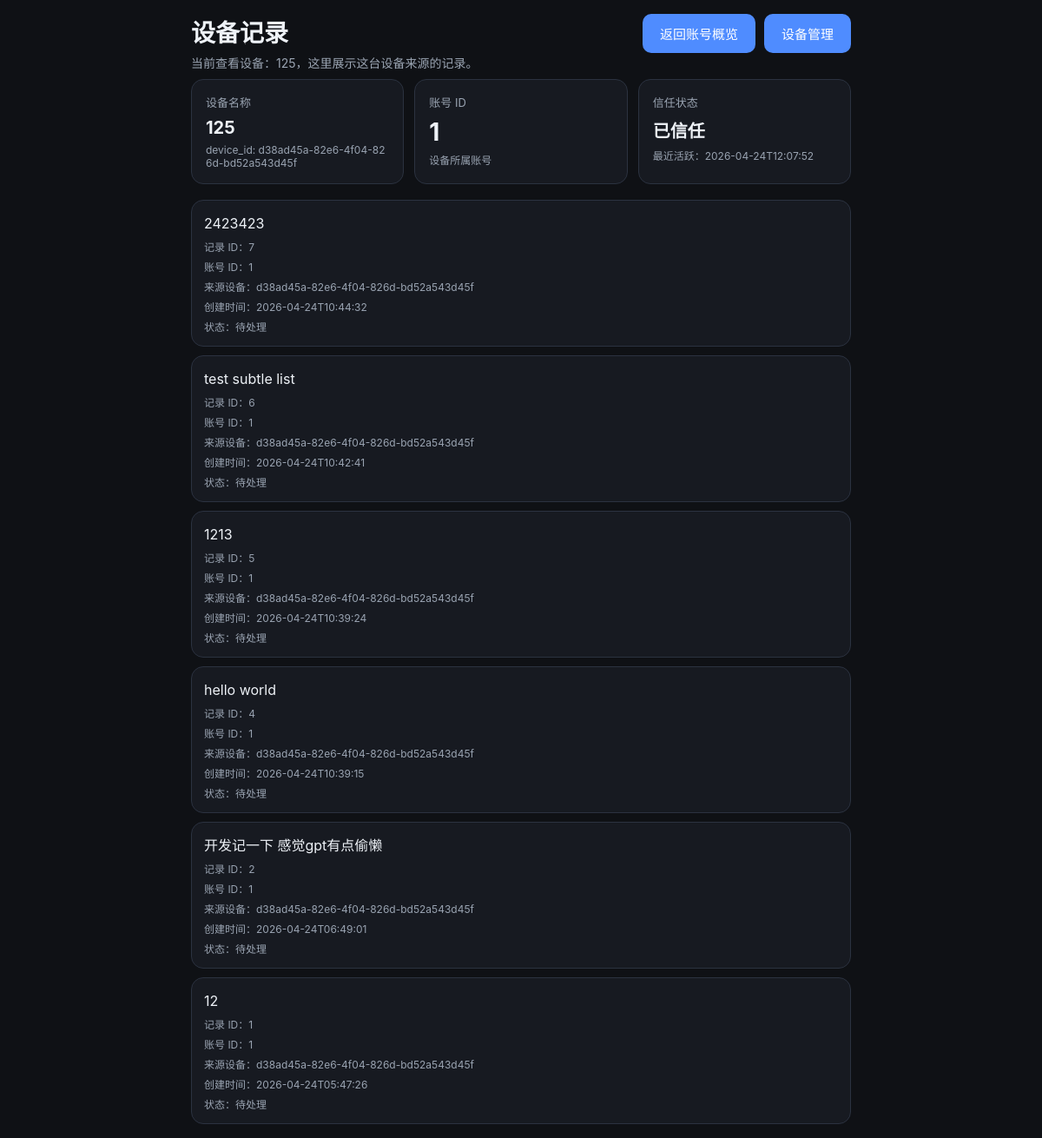
The app's page /devices/d38ad45a-82e6-4f04-826d-bd52a543d45f/items, older data.
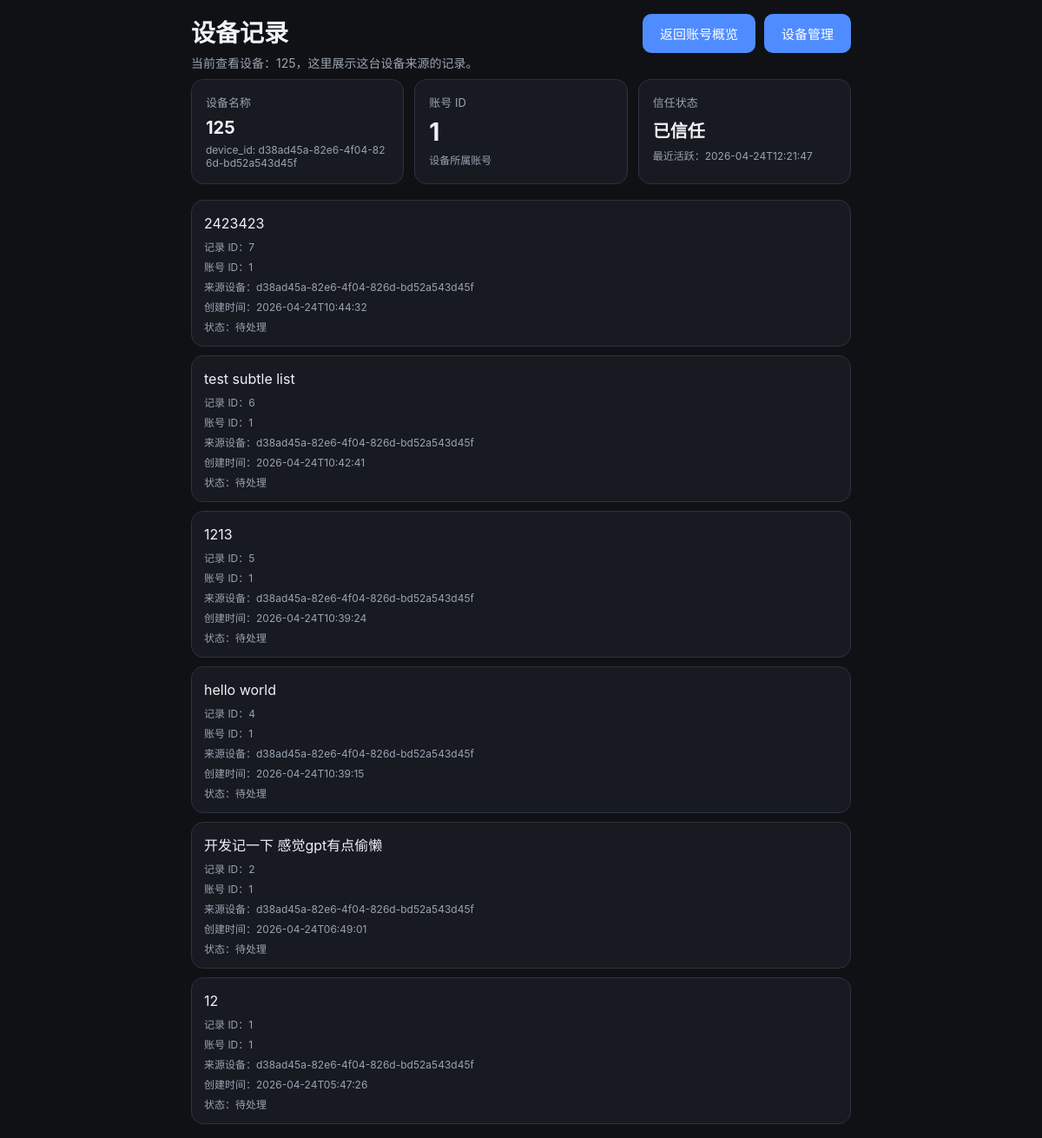
The same page, newer data.
### tables this page shows
CREATE TABLE devices (
            id INTEGER PRIMARY KEY AUTOINCREMENT,
            user_id INTEGER NOT NULL DEFAULT 1,
            device_id TEXT NOT NULL,
            device_name TEXT,
            token_hash TEXT,
            trusted INTEGER NOT NULL DEFAULT 0,
            created_at TEXT NOT NULL DEFAULT (datetime('now')),
            last_seen_at TEXT
        , provision_source TEXT NOT NULL DEFAULT 'direct', pending_approval INTEGER NOT NULL DEFAULT 0);

### app/main.py (the view)
@app.route("/devices/<device_id>/items")
def device_items_page(device_id):
    guard = admin_guard()
    if guard:
        return guard
    device, items = get_device_items(device_id)
    return render_template("device_items.html", device=device, items=items)

### app/main.py (called while the page is built)
def get_conn():
    conn = sqlite3.connect(str(DB_PATH))
    conn.row_factory = sqlite3.Row
    return conn

def admin_cookie_value():
    if not ADMIN_PASSWORD:
        return None
    return hashlib.sha256(ADMIN_PASSWORD.encode()).hexdigest()

def is_admin_authenticated():
    expected = admin_cookie_value()
    if not expected:
        return True
    actual = request.cookies.get(ADMIN_COOKIE, "")
    return hmac.compare_digest(actual, expected)

def admin_guard():
    if is_admin_authenticated():
        return None
    next_path = request.path
    if request.query_string:
        next_path += "?" + request.query_string.decode()
    return redirect(url_for("admin_login_page", next=next_path))

### app/templates/device_items.html (shortened to what this page needs)
<!doctype html>
<html lang="zh-CN">
<head>
  <link rel="stylesheet" href="/static/style.css" />
</head>
<body>
  <main class="container">
    <header class="header">
      <div class="title-row">
        <div>
          <h1>设备记录</h1>
          {% if device %}
            <p class="subtitle">当前查看设备：{{ device.device_name or 'Unknown' }}，这里展示这台设备来源的记录。</p>
          {% else %}
            <p class="subtitle">设备不存在，或尚未识别到对应设备。</p>
          {% endif %}
        </div>
        <div class="toolbar-actions">
          <a class="nav-link" href="/account">返回账号概览</a>
          <a class="nav-link" href="/devices">设备管理</a>
        </div>
      </div>
    </header>
    {% if device %}
      <section class="summary-grid">
        <article class="summary-card">
          <div class="summary-label">设备名称</div>
          <div class="summary-value small">{{ device.device_name or 'Unknown' }}</div>
          <div class="item-meta">device_id: {{ device.device_id }}</div>
        </article>
        <article class="summary-card">
          <div class="summary-label">账号 ID</div>
          <div class="summary-value">{{ device.user_id }}</div>
          <div class="item-meta">设备所属账号</div>
        </article>
        <article class="summary-card">
          <div class="summary-label">信任状态</div>
          <div class="summary-value small">{{ '已信任' if device.trusted else '待确认' }}</div>
          <div class="item-meta">最近活跃：{{ device.last_seen_at or '-' }}</div>
        </article>
      </section>
    {% endif %}
    <section class="list">
      {% if items %}
        {% for item in items %}
          <article class="item {% if item.status == 'done' %}done{% endif %}">
            <div class="item-main grow">
              <div class="item-content">{{ item.content }}</div>
              <div class="item-meta">记录 ID：{{ item.id }}</div>
              <div class="item-meta">账号 ID：{{ item.user_id }}</div>
              <div class="item-meta">来源设备：{{ item.source_device_id or '-' }}</div>
              <div class="item-meta">创建时间：{{ item.created_at or '-' }}</div>
              <div class="item-meta">状态：{{ '已完成' if item.status == 'done' else '待处理' }}</div>
            </div>
          </article>
        {% endfor %}
      {% else %}
        <div class="empty">这台设备下还没有记录。</div>
      {% endif %}
    </section>
  </main>
</body>
</html>

Row changes from the older to the newer data that the page shows:
changed devices "已信任": last_seen_at "2026-04-24T12:07:52" → "2026-04-24T12:21:47"
